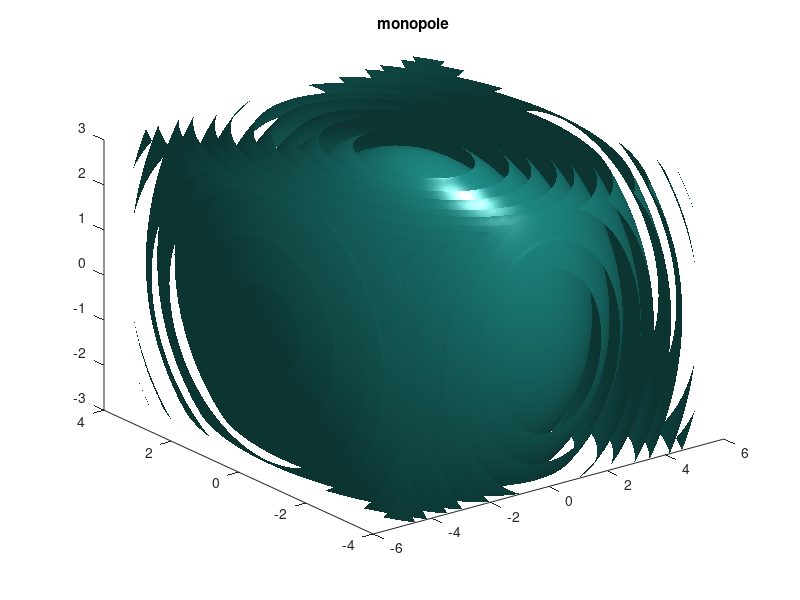

MATLAB code for this plot: (Note: this script raises an error after producing the figure.)
% Sources V2

% Source location
 xo = 0;
 yo = 0;
 zo = 0;

% Numerical mesh
xa =-5; xb = 5;
ya =-4; yb = 4;
za =-3; zb = 3;
[x,y,z] = meshgrid(xa:0.1:xb,ya:0.1:yb,za:0.1:zb);  

% Dependent variables
r = sqrt((x-xo).^2+(y-yo).^2+(z-zo).^2); 
theta = atan2( (y-yo),(x-xo) ); % azimutal
psi = atan2( (z-zo),sqrt((x-xo).^2+(y-yo).^2) ); % elevation
beta = asin(sin(theta).*cos(psi));

% Wave number
k = 9; % defines: k = 2*pi/lambda

% Monopole
p_monopole  = exp(1i*k*r)./(4*pi*r);
p_dipole    = exp(1i*k*r)./(4*pi*r) .* ((1i*k*r-1)./r) .* cos(theta);
p_quad_long = exp(1i*k*r)./(4*pi.*r.^3) .* ( (3-3*1i*k*r-k*k.*r.^2) .* cos(theta).^2 + 1 - 1i*k*r);
p_quad_latr = exp(1i*k*r)./(4*pi.*r.^3) .* (3-3*1i*k*r-k*k.*r.^2) .* sin(2*theta) .* cos(beta);

%% Visualization
figure(1); isosurface(x,y,z,real(p_monopole)); title('monopole'); alpha(0.5);
figure(2); isosurface(x,y,z,real(p_dipole)); title('dipole'); alpha(0.5);
figure(3); isosurface(x,y,z,real(p_quad_long)); title('quadrupole - longitudinal'); alpha(0.5);
figure(4); isosurface(x,y,z,real(p_quad_latr)); title('quadrupole - lateral'); alpha(0.5);